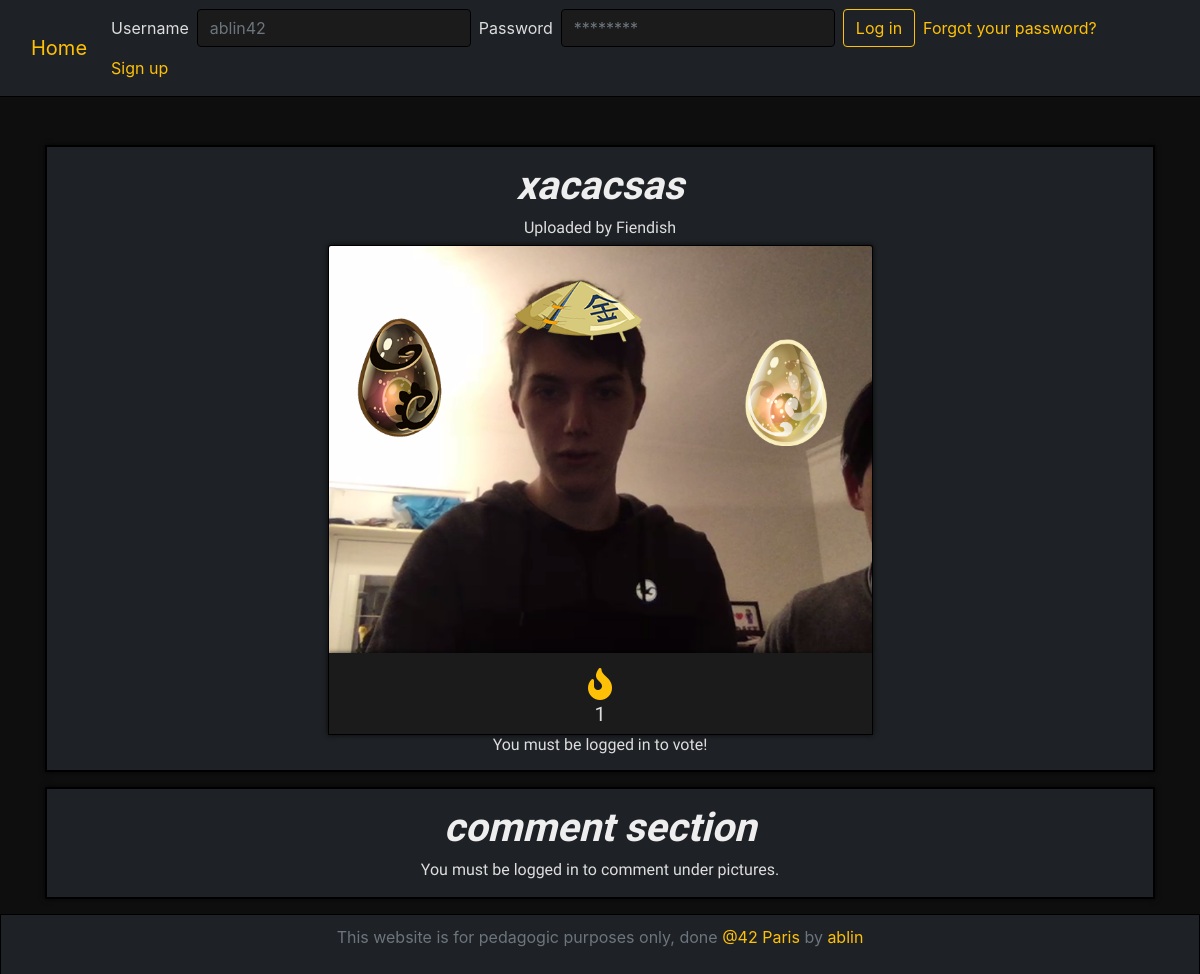
The app's page /image?id=122, older data.
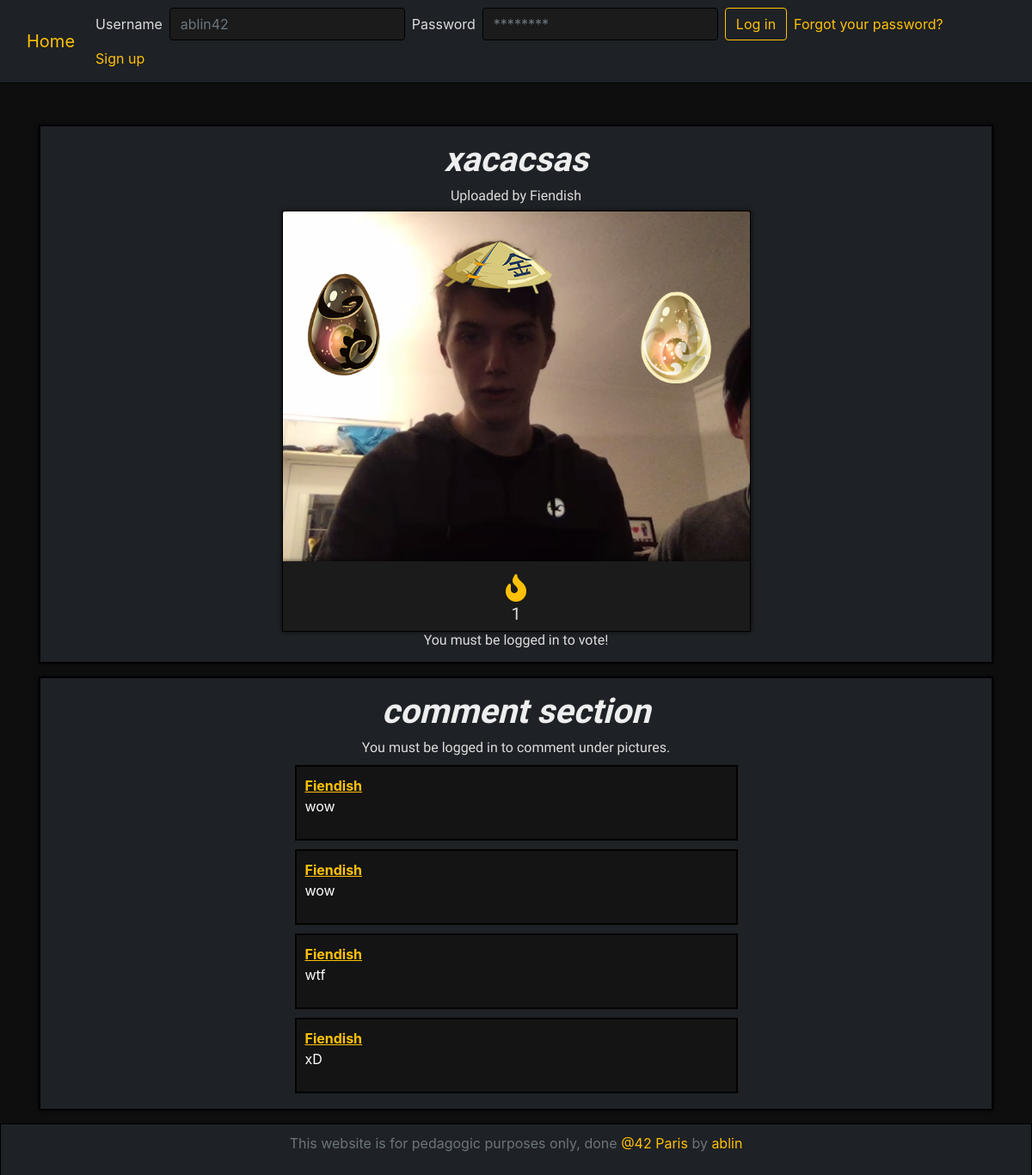
The same page, newer data.
### tables this page shows
CREATE TABLE `image` (
  `id` int(11) NOT NULL,
  `id_user` int(11) NOT NULL DEFAULT '0' COMMENT 'ID de l''user qui a upload l''image',
  `path` varchar(255) NOT NULL DEFAULT '/Camagru/images/',
  `name` varchar(64) DEFAULT NULL,
  `date` datetime NOT NULL,
  `nb_like` int(11) NOT NULL DEFAULT '0'
);

CREATE TABLE `user` (
  `id` int(11) NOT NULL,
  `username` varchar(30) NOT NULL,
  `password` varchar(255) NOT NULL,
  `email` varchar(255) NOT NULL,
  `password_token` varchar(128) DEFAULT NULL,
  `mail_token` varchar(128) DEFAULT NULL,
  `confirmed_token` datetime DEFAULT NULL,
  `mail_notify` tinyint(1) NOT NULL DEFAULT '1',
  `infinite_scroll` tinyint(1) NOT NULL DEFAULT '1'
);

CREATE TABLE `comment` (
  `id` int(11) NOT NULL,
  `id_img` int(11) NOT NULL COMMENT 'id of the img being commented',
  `id_user` int(11) NOT NULL COMMENT 'id of the user commenting',
  `content` varchar(255) NOT NULL,
  `date` datetime NOT NULL
);

### class/autoloader.php (called while the page is built, shortened)
<?php
class autoloader
{
    static function autoload($class_name)
    {
        if (strpos($class_name, __NAMESPACE__ . '\\') == 0)
        {
            $class_name = str_replace(__NAMESPACE__ . '\\', '', $class_name);
        }
    }
}

### class/form.php (called while the page is built, shortened)
<?php
class form
{
    public $surroundopen = 'div';
    public $surroundclose = 'div';
    protected function surround($html)
    {
        return "<{$this->surroundopen}>{$html}</{$this->surroundclose}>";
    }
    public function changeSurr($surropen, $surrclose)
    {
        $this->surroundopen = $surropen;
        $this->surroundclose = $surrclose;
    }
}

### class/database.php (called while the page is built, shortened)
<?php
class database
{
    private $db_user;
    private $db_pass;
    private $dsn;
    private $pdo;
    private static $_instance;
    public function __construct($db_name, $db_host = "localhost", $db_user = "root", $db_pass = "root42")
    {
        $this->db_user = $db_user;
        $this->db_pass = $db_pass;
        $this->dsn = "mysql:dbname={$db_name};host={$db_host}";
    }
    public static function getInstance($db_name)
    {
        if (is_null(self::$_instance))
            self::$_instance = new database($db_name);
        return self::$_instance;
    }
    private function getPDO()
    {
        if ($this->pdo === null)
        {
            $pdo = new PDO($this->dsn, $this->db_user, $this->db_pass);
            $pdo->setAttribute(PDO::ATTR_ERRMODE, PDO::ERRMODE_EXCEPTION);
            $this->pdo = $pdo;
        }
        return $this->pdo;
    }
    public function prepare($statement, $attributes, $one = false, $class_name = null)
    {
        $req = $this->getPDO()->prepare($statement);
        $req->execute($attributes);
        if (strpos($statement, "SELECT") !== false)
        {
            if ($class_name === null)
                $req->setFetchMode(PDO::FETCH_OBJ);
            else
                $req->setFetchMode(PDO::FETCH_CLASS, $class_name);
            if ($one)
                $data = $req->fetch();
            else
                $data = $req->fetchAll();
            return $data;
        }
    }
}

### image.php (the view, shortened to what this page needs)
<!DOCTYPE html>
<html lang="en">
<head>
    <link rel="stylesheet" href="style/bootstrap.css">
    <link rel="stylesheet" href="style/style.css">
    <link rel="stylesheet" href="https://use.fontawesome.com/releases/v5.5.0/css/all.css">
</head>
<body>
<?php
require_once("includes/header.php");
$db = database::getInstance('camagru');
$attributes['id'] = $_GET['id'];
$req = $db->prepare("SELECT * FROM `image` LEFT JOIN `user` ON image.id_user = user.id WHERE image.id = :id", $attributes);
?>
<div class="container mt-5 small-page-wrapper">
    <div class="wrapper col-12 p-2" style="text-align: center;">
        <?php
        foreach($req as $item)
        {
            echo "<h1>$item->name</h1>";
            echo "<h6>Uploaded by $item->username</h6>";
        }?>
        <div class="img-page-wrapper col-6 offset-3">
            <?php foreach($req as $item)
            {
                echo "<img alt=\"{$item->name}\" class=\"img-page col-12\" src=\"{$item->path}\">";
            }?>
        </div>
        <div class="polaroid col-6 offset-3">
            <i id="like-fire" class="fas fa-fire fa-2x like-count"></i>
            <h5 id="nb_like">
                <?php foreach($req as $item)
                    echo $item->nb_like;
                ?>
            </h5>
        </div>
        <?php if (!isset($_SESSION['id'])) {echo "<h6>You must be logged in to vote!</h6>";} ?>
    </div>
    <div class="wrapper col-12 p-2">
        <h1>comment section</h1>
        <div class="col-6 offset-3">
            <?php
                if (isset($_SESSION['logged']) && isset($_SESSION['username']))
                {
                    echo "<form onsubmit=\"return submitForm(this, 'post_comment');\" name=\"comment\" class=\"my-2 my-lg-0\" method=\"post\">";
                    echo $form->textarea('comment', 'comment', "form-control", "3", "50", "Your comment here... Be nice...", 255);
                    echo $form->hidden('id_img', $attributes['id'], 'id_img');
                    echo $form->submit('submit_comment', 'submit_comment', 'btn btn-outline-warning btn-sign-in', 'Send');
                    echo "</form>";
                }
                else
                    echo "<h6>You must be logged in to comment under pictures.</h6>";
            ?>
        </div>
        <div class="col-6 offset-3" id="comments">
            <?php require_once("utils/fetch_comments.php");?>
        </div>
    </div>
</div>
<?php require_once("includes/footer.php");?>
</body>
</html>

### includes/header.php (shortened to what this page needs)
<?php
require ("class/autoloader.php");
$form = new bootstrapForm();
$form->changeSurr('div class="form-group"', 'div');
?>
<nav class="navbar navbar-expand-lg" id="header">
<div class="container-fluid">
    <a class="navbar-brand" href="/Camagru">Home</a>
                    <?php
                    if (!isset($_SESSION['logged']))
                    {
                        echo $form->label('Username', 'username_l', 'lab lab-dropdown');
                    }
                    ?>
    <div class="collapse navbar-collapse" id="navbarSupportedContent">
        <ul class="nav navbar-nav navbar-right ml-auto">
            <form class="form-inline my-2 my-lg-0" action="" method="post">
                <?php
                    if (!isset($_SESSION['logged']))
                    {
                        echo $form->label('Username', 'username_l', 'lab mr-2 ml-2');
                        echo $form->input('username_l', 'username_l', "form-control", "ablin42");
                        echo $form->label('Password', 'password_l', 'lab mr-2 ml-2');
                        echo $form->password('password_l', 'password_l', "form-control", "********");
                        echo $form->submit('submit_l', 'submit_l', 'btn btn-outline-warning my-2 my-sm-0 ml-2', 'Log in');
                    }
                ?>
            </form>
            <?php
                if (!isset($_SESSION['logged']))
                {
                    echo '<li class="nav-item"><a class="nav-link" href="lost_password">Forgot your password?</a></li>';
                    echo '<li class="nav-item"><a class="nav-link" href="register">Sign up</a></li>';
                }
                else
                    echo '<li class="nav-item"><a class="nav-link" href="utils/logout.php">Logout</a></li>';
                ?>
        </ul>
    </div>
</div>
</nav>

### class/bootstrapForm.php (shortened to what this page needs)
<?php
class bootstrapForm extends form
{
    private $label_name;
    private $label_class;
    private $info_text;
    private $info_class;
    private $info_use;
    private $info_id;
    public function label($name, $for, $class = "")
    {
        return "<label for=\"{$for}\" class=\"{$class}\">{$name}</label>";
    }
    public function info($text, $id = "", $class = "", $use = "no")
    {
        if ($use === "no")
            return '';
        else
            return "<span id=\"$id\" class=\"$class\">$text</span>";
    }
    public function input($name, $id = "", $class = "", $placeholder = "", $maxlength = "")
    {
        return $this->surround($this->label(ucfirst($this->label_name), $name, $this->label_class)
                . "<input type=\"text\" name=\"{$name}\" placeholder=\"{$placeholder}\" id=\"{$id}\" class=\"{$class}\" maxlength=\"$maxlength\" required>"
                . $this->info($this->info_text, $this->info_id, $this->info_class, $this->info_use));
    }
    public function password($name, $id = "", $class = "", $placeholder = "", $maxlength = "")
    {
        return $this->surround($this->label(ucfirst($this->label_name), $name, $this->label_class)
                . "<input type=\"password\" name=\"{$name}\" placeholder=\"{$placeholder}\" id=\"{$id}\" class=\"{$class}\" maxlength=\"$maxlength\" required>"
                . $this->info($this->info_text, $this->info_id, $this->info_class, $this->info_use));
    }
    public function submit($name, $id = "", $class = "", $value = "OK")
    {
        return $this->surround("<button type=\"submit\" name=\"{$name}\" id=\"{$id}\" class=\"{$class}\">{$value}</button>");
    }
}

### includes/footer.php
<footer class="footer">
    <div class="container" style="text-align: center; padding-top: 10px;">
        <span class="text-muted">This website is for pedagogic purposes only, done
            <a href="http://www.42.fr">@42 Paris</a> by
            <a href="https://github.com/ablin42">ablin</a>
        </span>
    </div>
</footer>

### utils/fetch_comments.php (shortened to what this page needs)
<?php
$db = database::getInstance('camagru');
$req = $db->prepare("SELECT comment.id AS id_com, content, username FROM `comment` LEFT JOIN `user` ON comment.id_user = user.id WHERE comment.id_img = :id ORDER BY `date` DESC", $attributes);
foreach($req as $item)
{
    echo "<div class=\"comment\" id=\"{$item->id_com}\">";
    echo "<b class='com-username'>{$item->username}</b>";
    echo "<p class='com-content'>{$item->content}</p>";
    echo "</div>";
}

### style/style.css (style rules this page uses)
body { background-color: #0e0e0e; }
html { min-width: 450px; min-height: 250px; }
.navbar { background-color: #1e2125; border-bottom: 1px solid black!important; }
h1, h2, h3, h4, h5, h6 { text-align: center; color: #DDDDDD !important; font-family: 'Titillium Web', sans-serif; font-weight: 500; }
h1 { color: #EEEEEE !important; font-style: italic; font-weight: bold; }
.small-page-wrapper { min-height: calc(100vh - 166px); }
footer { position: relative; bottom: 0; width: 100%; height: 60px; background-color: #1e2125; border: 1px solid black; border-bottom: none; }
.lab { color: #DDDDDD; }
a { color: #ffc107; }
li > a { color: #ffc107 !important; }
span > a { color: #ffc107 !important; }
p { color: #AAAAAA; }
.wrapper { border: 2px solid black; background-color: #1e2125; margin-bottom: 15px; padding-top: 15px!important; -webkit-box-shadow: 0 0 5px 0 rgba(4, 3, 0, 0.75); -moz-box-shadow: 0 0 5px 0 rgba(4, 3, 0, 0.75); box-shadow: 0 0 5px 0 rgba(4, 3, 0, 0.75); }
.btn { min-width: 60px; }
.img-page-wrapper { padding: 0; }
.img-page { background-color: #0c0c0c; -webkit-box-shadow: 0 0 5px 0 rgba(4, 3, 0, 0.75); -moz-box-shadow: 0 0 5px 0 rgba(4, 3, 0, 0.75); box-shadow: 0 0 5px 0 rgba(4, 3, 0, 0.75); border: 1px solid black; border-bottom: 0; border-radius: 3px 3px 0 0; padding: 0; }
.comment { word-wrap: break-word; border: 2px solid #040300; padding: 10px; background-color: #141414; margin: 10px 0 10px 0; box-sizing: border-box; }
.com-username { color: #ffc107; text-decoration-line: underline; }
.com-content { color: white; }
.like-count { color: #ffc107; margin-top: 15px; }
.form-control { background-color: #1b1b1b; border: 1px solid #1e2125; color: #BBBBBB; }
#username_l, #password_l { border: 1px solid black; }
.polaroid { background-color: #1b1b1b; -webkit-box-shadow: 0 0 5px 0 rgba(4, 3, 0, 0.75); -moz-box-shadow: 0 0 5px 0 rgba(4, 3, 0, 0.75); box-shadow: 0 0 5px 0 rgba(4, 3, 0, 0.75); border: 1px solid black; border-top: 0; }

Row changes from the older to the newer data that the page shows:
added comment: id_user.username "Fiendish", content "wow"
added comment: id_user.username "Fiendish", content "wow"
added comment: id_user.username "Fiendish", content "wtf"
added comment: id_user.username "Fiendish", content "xD"
